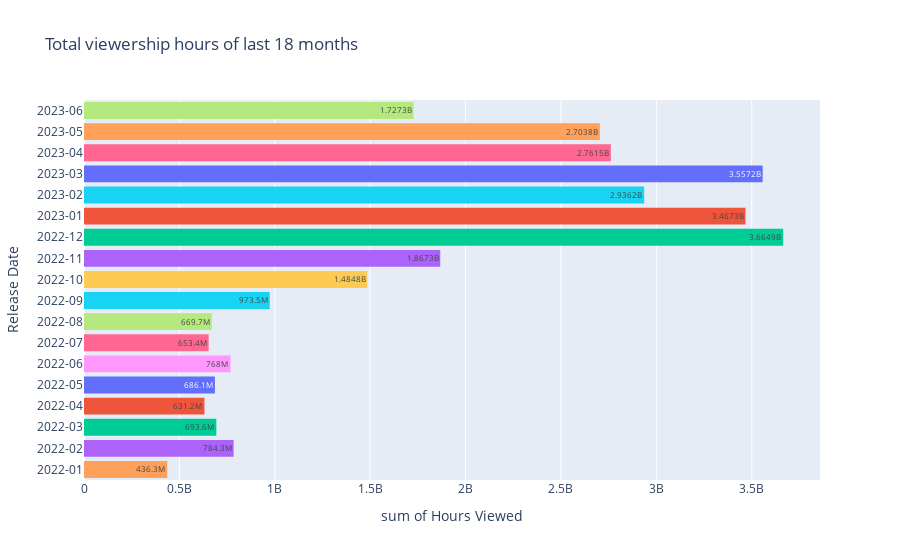

Notebook code cell kept with this figure:
### Markdown cell above
#### Total viewership hours of last 18 months

### Code cell
fig = px.histogram(df[df["Release Year"]>=2022], x = "Hours Viewed", y="Release Date", histfunc="sum", color="Release Date",
title="Total viewership hours of last 18 months",text_auto=True,orientation='h')
fig.update_yaxes(type='category', categoryorder = "category ascending")
fig.update_layout(bargap=0.2, height=600, 
                 yaxis = dict(tickmode = 'linear', categoryorder ='category ascending'), showlegend=False)

fig.show()
